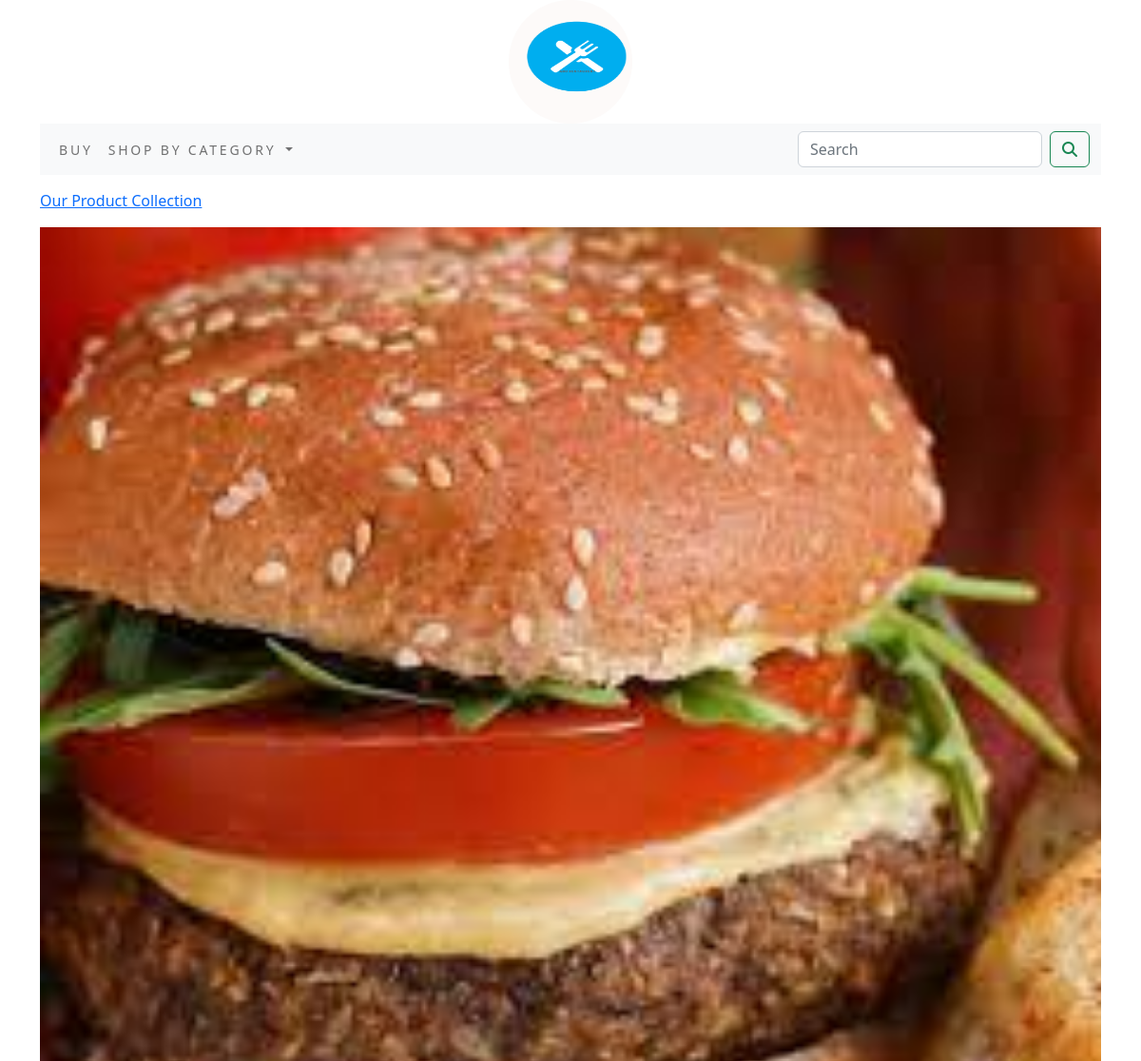
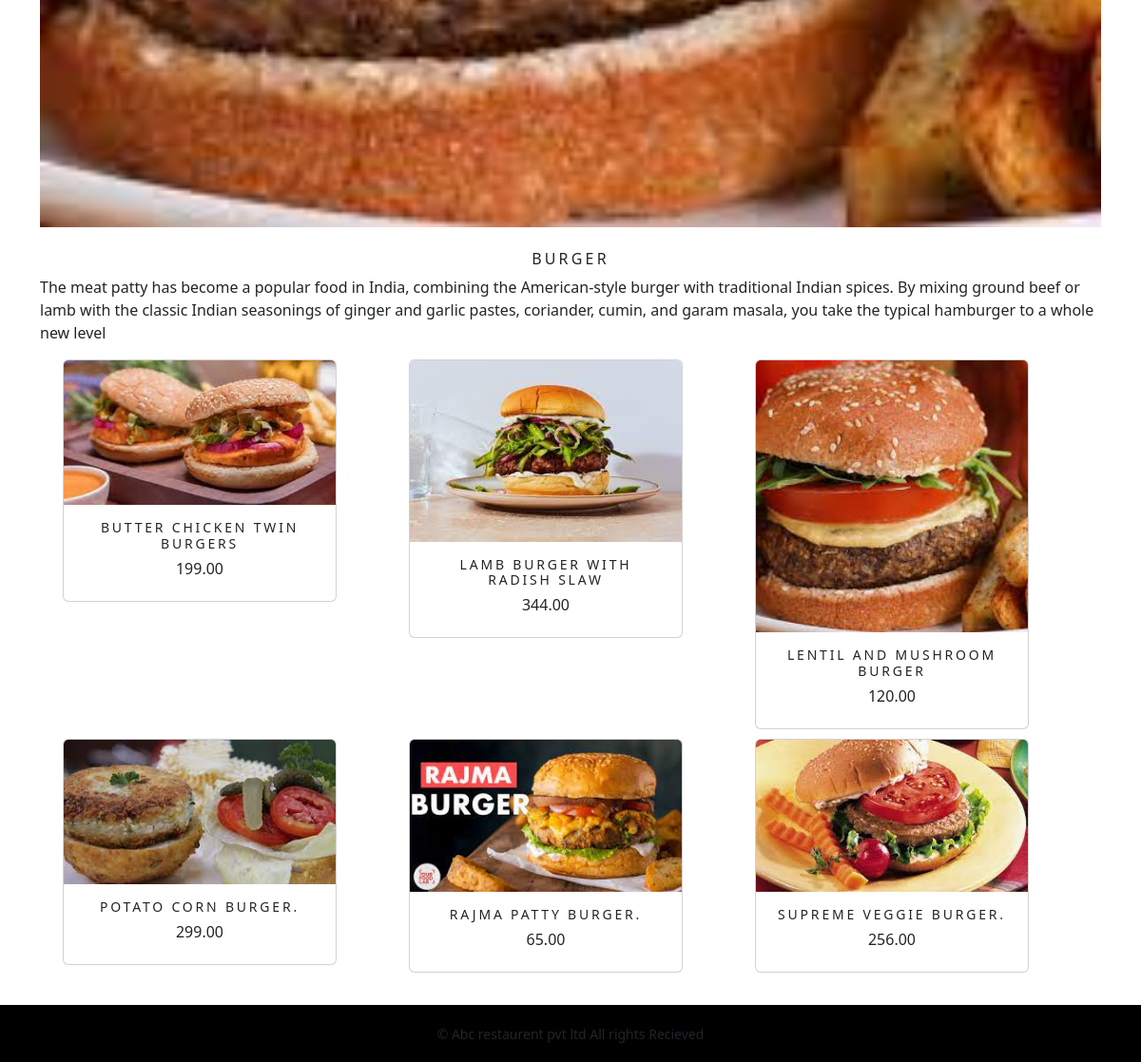
/home/burger/, run on the app's committed database (2 pictures, top to bottom).
### home/models.py (models this page shows, shortened)
class Category(models.Model):
    name = models.CharField(max_length=200, unique=True)
    slug = models.SlugField(max_length=200, unique=True)
    description = models.TextField(blank=True)
    image = models.ImageField(upload_to='category', blank=True)
    class Meta:
        ordering=('name',)
        verbose_name = 'category'
        verbose_name_plural = 'categories'
    def get_url(self):
        return reverse('home:Prod_by_cat',args=[self.slug])

class Product(models.Model):
    name = models.CharField(max_length=200, unique=True)
    slug = models.SlugField(max_length=200, unique=True)
    description = models.TextField(blank=True)
    price = models.DecimalField(max_digits=10, decimal_places=2, )
    category = models.ForeignKey(Category, on_delete=models.CASCADE)
    image = models.ImageField(upload_to='product', blank=True)
    stock = models.IntegerField()
    available = models.BooleanField(default=True)
    created = models.DateField(auto_now_add=True)
    updated = models.DateField(auto_now=True)
    class Meta:
        ordering=('name',)
        verbose_name = 'product'
        verbose_name_plural = 'products'
    def get_url(self):
        return reverse('home:ProDet',args=[self.category.slug,self.slug])

### home/views.py (the view)
# urls.py: path('',views.AllProCat,name='AllProCat'),
def AllProCat(request,c_slug=None):
    c_page=None
    products_list=None
    if c_slug != None:
        c_page=get_object_or_404(Category,slug=c_slug)
        products_list=Product.objects.all().filter(category=c_page,available=True)
    else:
        products_list=Product.objects.all().filter(available=True)
    paginator=Paginator(products_list,6)
    try:
        page=int(request.GET.get('page','1'))
    except:
        page=1
    try:
        products=paginator.page(page)
    except (EmptyPage,InvalidPage):
        products=paginator.page(Paginator.num_pages)
    return render(request,'home.html',{'category':c_page,'products':products})

### cart/context_processors.py (called while the page is built)
def counter(request):
    item_count=0
    if 'admin' in request.path:
        return {}
    else:
        try:
            cart=Cart.objects.filter(cart_id=_cart_id(request))
            cart_items=CartItem.objects.all().filter(cart=cart[:1])
            for cart_item in cart_items:
                item_count += cart_item.quantity
        except Cart.DoesNotExist:
            item_count=0
    return dict(item_count=item_count)

### cart/views.py (called while the page is built)
def _cart_id(request):
    cart=request.session.session_key
    if not cart:
        cart=request.session.create()
    return cart

### home/context_processors.py (called while the page is built)
def menu_links(request):
    links=Category.objects.all()
    return dict(links=links)

### templates/home.html (shortened to what this page needs)
{% extends 'base.html' %}
{% load static %}
{% block body %}
{% if category %}
<div>
    <div class="row my_row_class">
        <div class="mx-auto">
        <p><a  href="{% url 'home:AllProCat' %}">Our Product Collection</a></p>
    </div>
        </div>
</div>
{% endif %}
    <div class="mx-auto">
        {% if category %}
        <img class="my_image" src="{{category.image.url}}" alt="{{category.name}}">
    </div>
<br>
    <div>
        <h1 class="text-center my_title">{{category.name}}</h1>
        <p class="text-justify">{{category.description}}</p>
    </div>
{% endif %}
<div class="container ">
    <div class="row mx-auto">
        {% for product in products.object_list %}
        <div class="my_bottom_margin col-9 col-sm-12 col-md-4 col-lg-4">
            <div class="card text-center" style="width:18rem;">
                <a href="{{product.get_url}}"><img class="card-img-top my_image" src="{{product.image.url}}" alt="{{product.name}}"></a>
                <div class="card-body">
                    <h4>{{product.name}}</h4>
                    <h6>{{product.price}}</h6>
                </div>
            </div>
            </div>
        {% endfor %}
    </div>
    <br>
</div>
{% endblock %}

### static/css/costom.css (style rules this page uses)
.my_row_class { padding-top:15px; }
.my_image { width:100%; height:auto; }
.my_title { font-size:16px; text-transform:uppercase; letter-spacing:.2em; }
.my_bottom_margin { margin-bottom:10px; }
.card-body h4 { font-size:14px; text-transform:uppercase; letter-spacing: .2em; }

### data on the page
Category: image (picture), name "BURGER", description "The meat patty has become a popular food in India, combining the American-style burger with traditional Indian spices. By mixing ground beef or lamb with the classic Indian seasonings of ginger and garlic pastes, coriander, cumin, and garam masala, you take the typical hamburger to a whole new level"
Product: image (picture), name "BUTTER CHICKEN TWIN BURGERS", price "199.00"
Product: image (picture), name "LAMB BURGER WITH RADISH SLAW", price "344.00"
Product: image (picture), name "LENTIL AND MUSHROOM BURGER", price "120.00"
Product: image (picture), name "POTATO CORN BURGER.", price "299.00"
Product: image (picture), name "RAJMA PATTY BURGER.", price "65.00"
Product: image (picture), name "SUPREME VEGGIE BURGER.", price "256.00"
